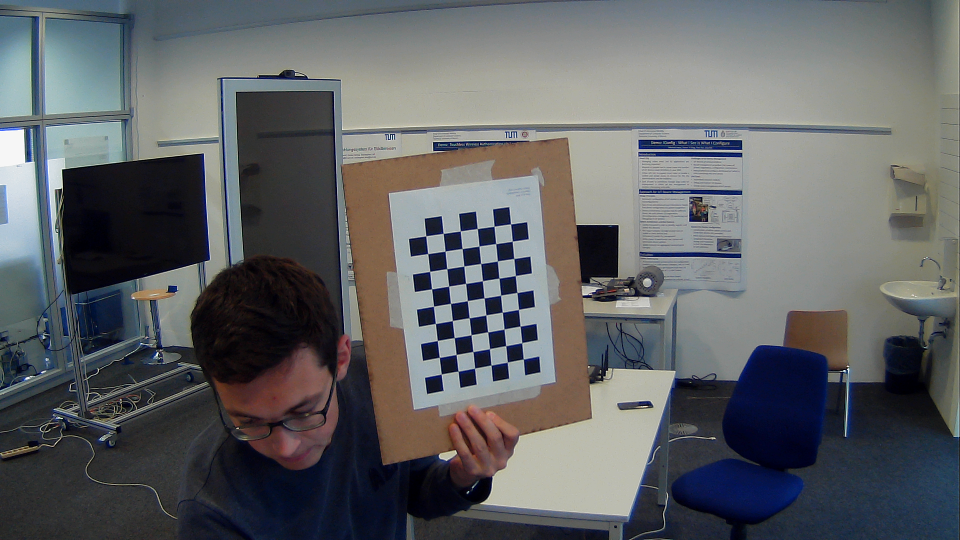
#> input picture calibration/left/chessplate_calibration_0.png, 1920 x 1080 px (shown at 1/2 size)
$ python -i HOG_Descriptor.py   (imports and definitions only)
#> lines starting #> are read from the running program, lines starting #| are printed output that depends on the picture
# based on www.thedatafrog.com/human-detection-video
# and https://www.pyimagesearch.com/2015/02/16/faster-non-maximum-suppression-python/

import numpy as np
import cv2

# Malisiewicz et al.  Non-Maximum Suppression function to remove overlapping bounding boxes


def non_max_suppression_fast(boxes, overlapThresh):
    # if there are no boxes, return an empty list
    if len(boxes) == 0:
        return []

    # if the bounding boxes integers, convert them to floats --
    # this is important since we'll be doing a bunch of divisions
    if boxes.dtype.kind == "i":
        boxes = boxes.astype("float")

    # initialize the list of picked indexes
    pick = []

    # grab the coordinates of the bounding boxes
    x1 = boxes[:, 0]
    y1 = boxes[:, 1]
    x2 = boxes[:, 2]
    y2 = boxes[:, 3]

    # compute the area of the bounding boxes and sort the bounding
    # boxes by the bottom-right y-coordinate of the bounding box
    area = (x2 - x1 + 1) * (y2 - y1 + 1)
    idxs = np.argsort(y2)

    # keep looping while some indexes still remain in the indexes
    # list
    while len(idxs) > 0:
        # grab the last index in the indexes list and add the
        # index value to the list of picked indexes
        last = len(idxs) - 1
        i = idxs[last]
        pick.append(i)

        # find the largest (x, y) coordinates for the start of
        # the bounding box and the smallest (x, y) coordinates
        # for the end of the bounding box
        xx1 = np.maximum(x1[i], x1[idxs[:last]])
        yy1 = np.maximum(y1[i], y1[idxs[:last]])
        xx2 = np.minimum(x2[i], x2[idxs[:last]])
        yy2 = np.minimum(y2[i], y2[idxs[:last]])

        # compute the width and height of the bounding box
        w = np.maximum(0, xx2 - xx1 + 1)
        h = np.maximum(0, yy2 - yy1 + 1)

        # compute the ratio of overlap
        overlap = (w * h) / area[idxs[:last]]

        # delete all indexes from the index list that have
        idxs = np.delete(idxs, np.concatenate(([last],
                                               np.where(overlap > overlapThresh)[0])))

    # return only the bounding boxes that were picked using the
    # integer data type
    return boxes[pick].astype("int")


# init the HOG descriptor/person detector
hog = cv2.HOGDescriptor()
# [1 line not run here, left out]


def hog_detection(frame):
    frame_height, frame_width, _ = frame.shape
#> frame_height = 1080; frame_width = 1920

    height_ratio = frame_height / 480
#> height_ratio = 2.25
    width_ratio = frame_width / 640
#> width_ratio = 3
    # resizing for faster detection
    frame = cv2.resize(frame, (640, 480))
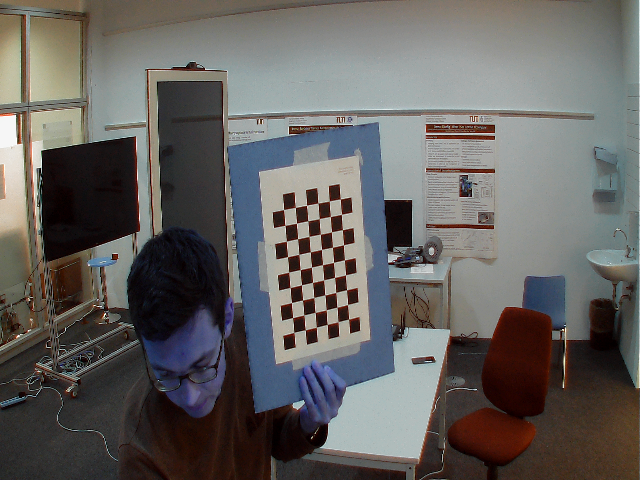
#> frame: shape (480, 640, 3); mean of channels 0, 1, 2 95.6, 97.7, 100.2; drawn as B, G, R
    # using grayscale for faster detection
    gray = cv2.cvtColor(frame, cv2.COLOR_RGB2GRAY)
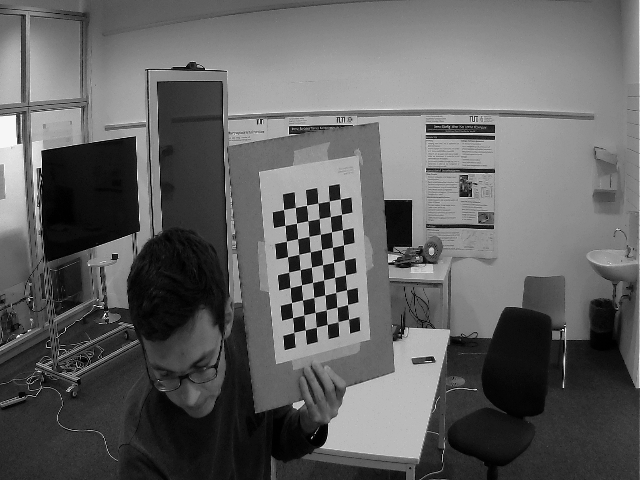
#> gray: shape (480, 640); min 0, max 255, mean 97.4

    # detect people in the image
    # return the bounding box
    boxes, scores = hog.detectMultiScale(frame, winStride=(8, 8))
#> boxes = (); scores = ()

    # apply the Non-Maximum Suppression function
    overlapThresh = 50
    boxes = non_max_suppression_fast(boxes, overlapThresh)
#> boxes = []

    bounding_boxes = []
    result_list = []
    for (x, y, w, h) in boxes:
        bounding_boxes.append([x * width_ratio, y * height_ratio,
                           w * width_ratio, h * height_ratio])
#> this loop made 0 passes
#> after the loop, bounding_boxes = []
    for index in range(len(bounding_boxes)):
        result_list.append((bounding_boxes[index], scores[index]))
#> after the loop, result_list = []
    return result_list

>>> import cv2
>>> picture = cv2.cvtColor(cv2.imread('../calibration/left/chessplate_calibration_0.png'), cv2.COLOR_BGR2RGB)
>>> result = hog_detection(picture)
#> result = []

$ run again, on calibration/left/chessplate_calibration_1.png
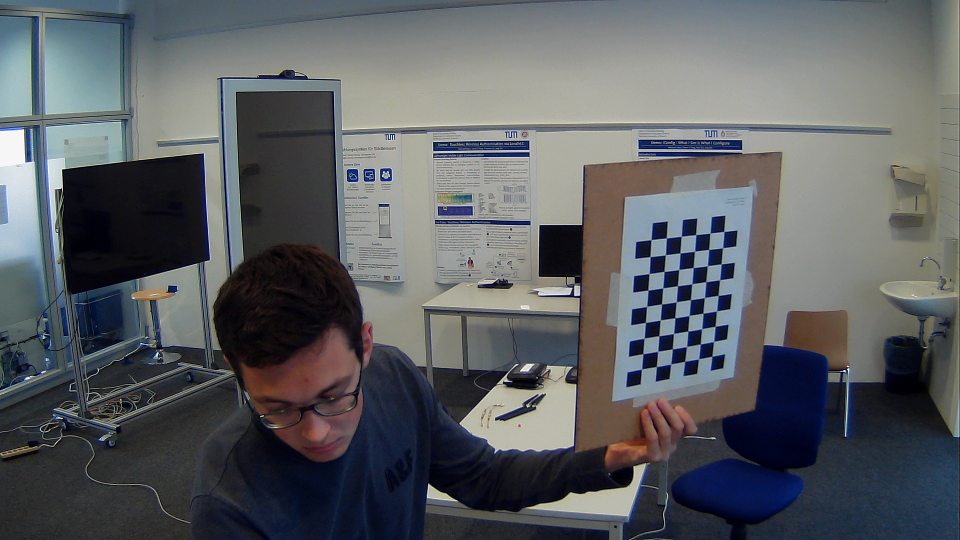
#> input picture calibration/left/chessplate_calibration_1.png, 1920 x 1080 px (shown at 1/2 size)
#> in hog_detection, `frame = cv2.resize(frame, (640, 480))`:
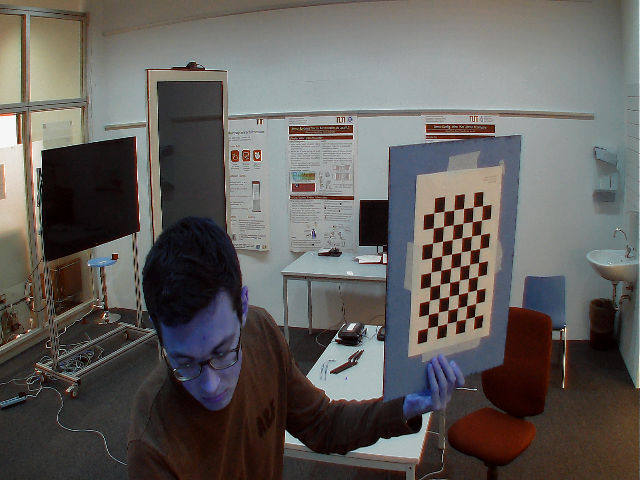
#> frame: shape (480, 640, 3); mean of channels 0, 1, 2 91.4, 94.4, 97.8; drawn as B, G, R
#> in hog_detection, `gray = cv2.cvtColor(frame, cv2.COLOR_RGB2GRAY)`:
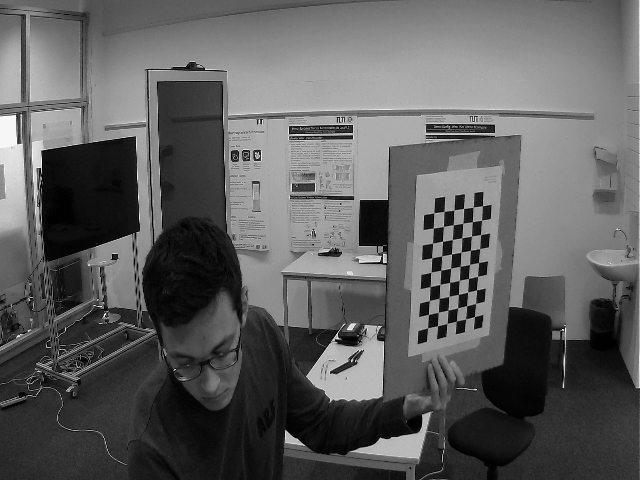
#> gray: shape (480, 640); min 0, max 255, mean 93.9
#> in hog_detection, `boxes, scores = hog.detectMultiScale(frame, winStride=(8, 8))`: boxes = ()
#> in hog_detection, `boxes = non_max_suppression_fast(boxes, overlapThresh)`: boxes = []

$ run again, on calibration/left/chessplate_calibration_10.png
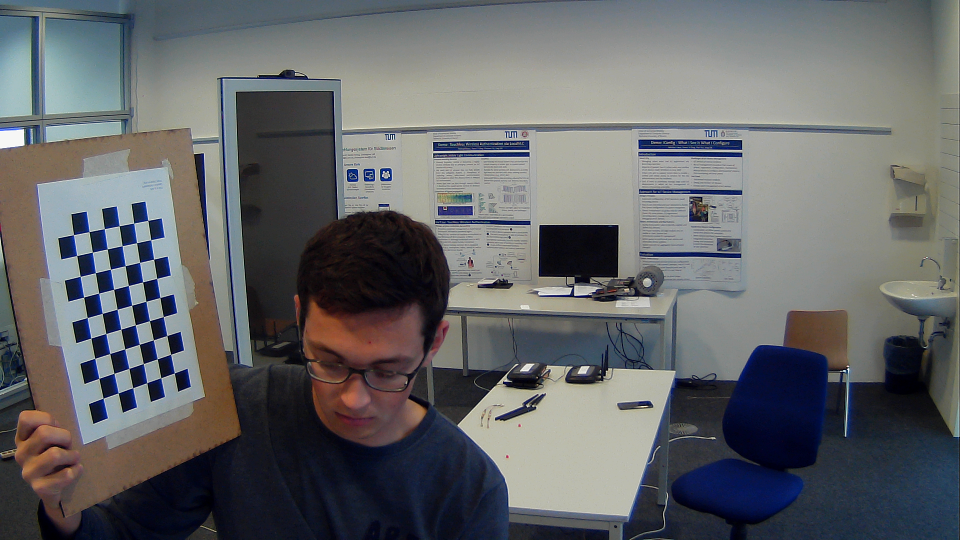
#> input picture calibration/left/chessplate_calibration_10.png, 1920 x 1080 px (shown at 1/2 size)
#> in hog_detection, `frame = cv2.resize(frame, (640, 480))`:
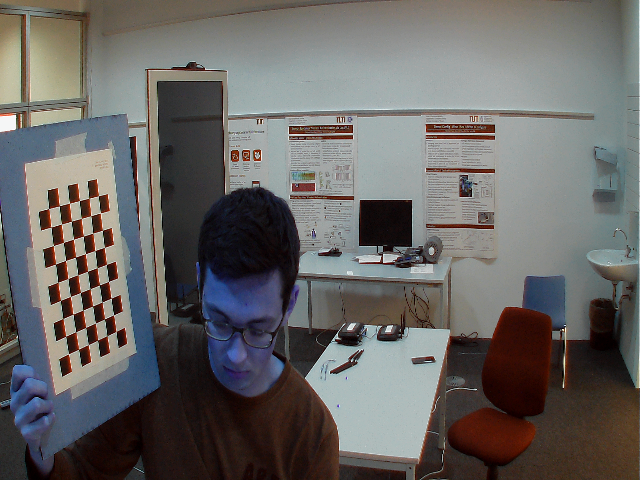
#> frame: shape (480, 640, 3); mean of channels 0, 1, 2 99.8, 101.4, 103.6; drawn as B, G, R
#> in hog_detection, `gray = cv2.cvtColor(frame, cv2.COLOR_RGB2GRAY)`:
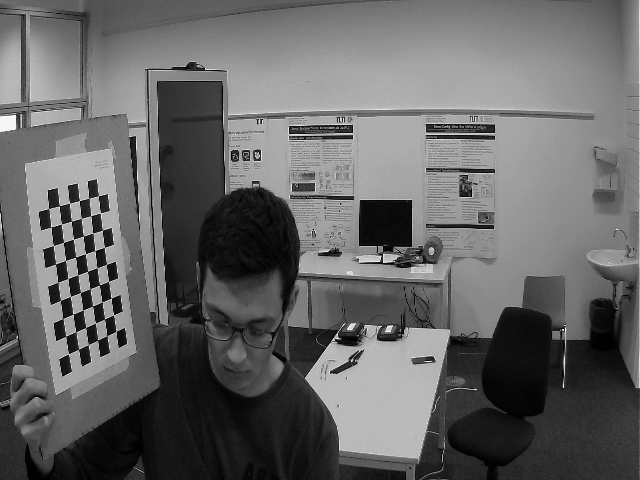
#> gray: shape (480, 640); min 0, max 255, mean 101.2
#> in hog_detection, `boxes, scores = hog.detectMultiScale(frame, winStride=(8, 8))`: boxes = ()
#> in hog_detection, `boxes = non_max_suppression_fast(boxes, overlapThresh)`: boxes = []

$ run again, on calibration/left/chessplate_calibration_11.png
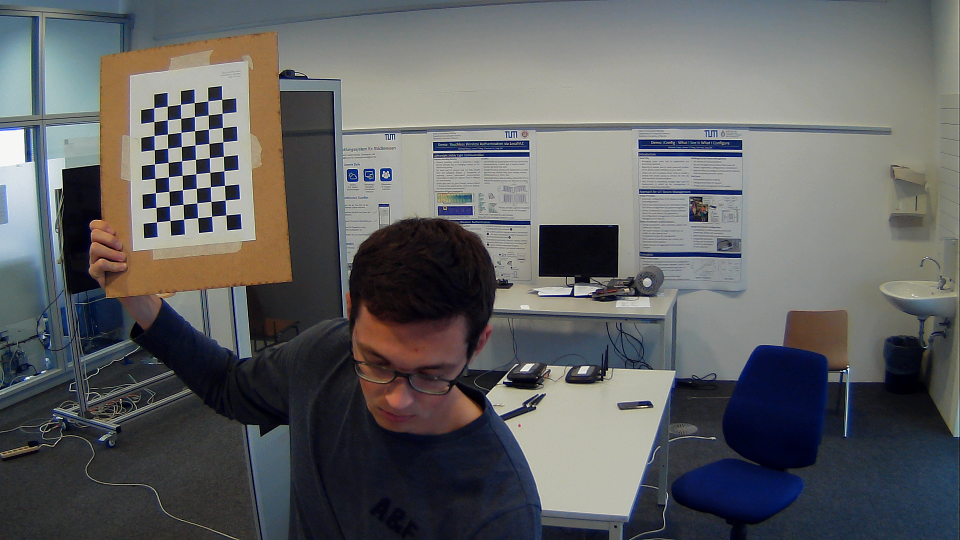
#> input picture calibration/left/chessplate_calibration_11.png, 1920 x 1080 px (shown at 1/2 size)
#> in hog_detection, `frame = cv2.resize(frame, (640, 480))`:
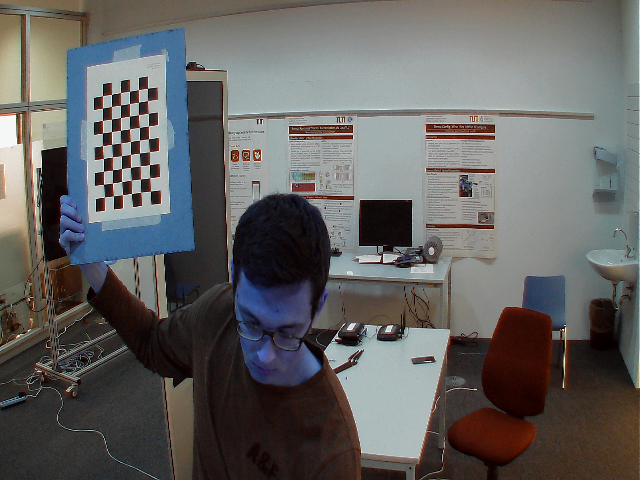
#> frame: shape (480, 640, 3); mean of channels 0, 1, 2 96.6, 97.7, 98.7; drawn as B, G, R
#> in hog_detection, `gray = cv2.cvtColor(frame, cv2.COLOR_RGB2GRAY)`:
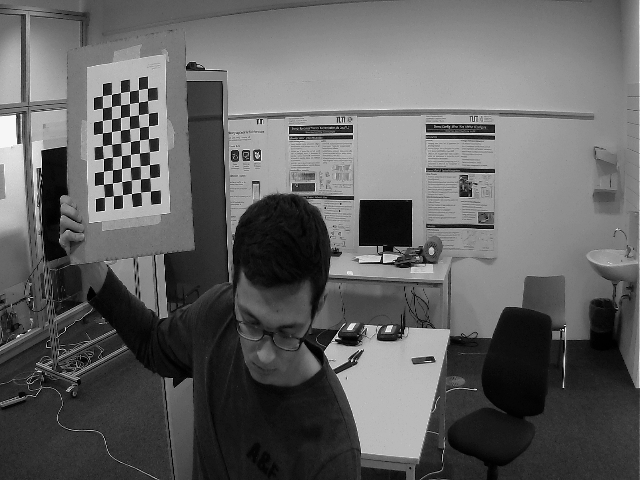
#> gray: shape (480, 640); min 0, max 255, mean 97.5
#> in hog_detection, `boxes, scores = hog.detectMultiScale(frame, winStride=(8, 8))`: boxes = ()
#> in hog_detection, `boxes = non_max_suppression_fast(boxes, overlapThresh)`: boxes = []
